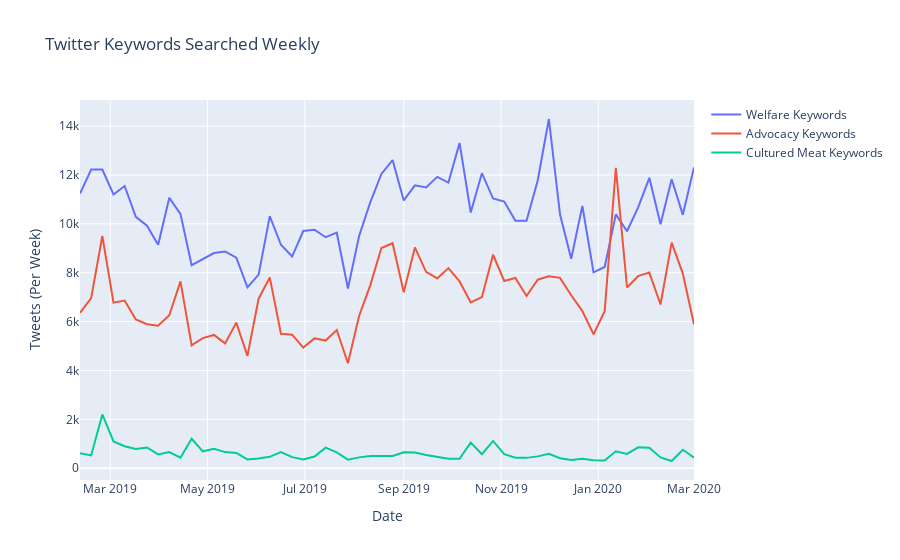

Notebook source saved alongside this figure:
### Code cell
layout = go.Layout(title="Twitter Keywords Searched Weekly", xaxis=dict(title='Date'), yaxis=dict(title='Number of Tweets Containing Keyword (Per Week)'))
hover_template = '<b>Date</b>: %{x}<br>' + '<b>Tweets</b>: %{y}'
twitter_data1 = go.Scatter(x=lines_data[0].index, y=lines_data[0].values, name="Welfare Keywords", hovertemplate=hover_template)
twitter_data2 = go.Scatter(x=lines_data[1].index, y=lines_data[1].values, name="Advocacy Keywords", hovertemplate=hover_template)
twitter_data3 = go.Scatter(x=lines_data[2].index, y=lines_data[2].values, name="Cultured Meat Keywords", hovertemplate=hover_template)
fig = go.Figure(data=[twitter_data1, twitter_data2, twitter_data3], layout=layout)
fig.show()
